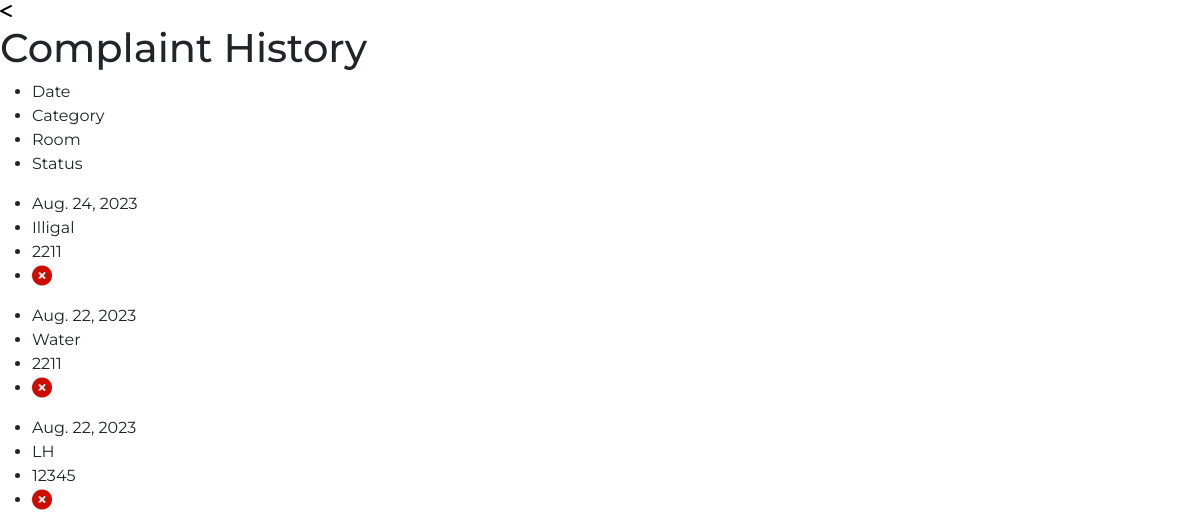
Page /history on the earlier database version.
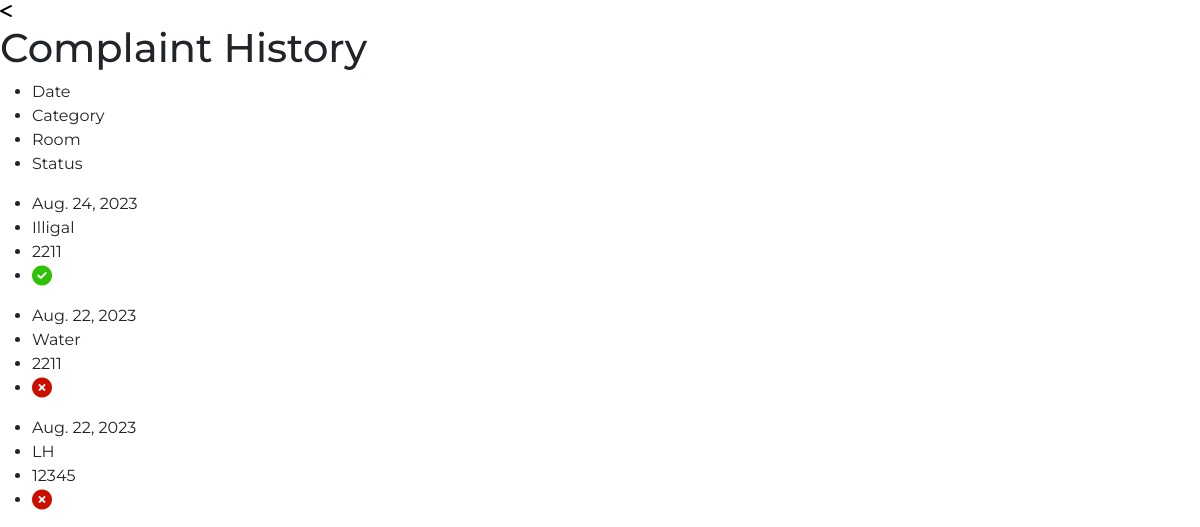
Same page on the later database version.
### myapp/models.py (models this page shows, shortened)
class Issues(models.Model):
    issue_id = models.UUIDField(
        primary_key=True, default=uuid.uuid4, editable=False)
    category = models.CharField(max_length=200)
    room_number = models.PositiveIntegerField(default=0000)
    description = models.TextField()
    created = models.DateTimeField(auto_now_add=True)
    solved = models.BooleanField(default=False)
    class Meta:
        ordering = ['-created']

### myapp/views/pages.py (the view)
# urls.py: path('history', pages.complaintHistory, name="history"),
def complaintHistory(request):
    issues = Issues.objects.all().values
    context = {"issues": issues}
    return render(request, "complaintHistory.html",context)

### myapp/templates/complaintHistory.html (shortened to what this page needs)
{% extends "main.html" %}
{% load static %}
{% block content %}
<body>
    <div class="back">
        <a href="{% url 'myapp:home' %}">
            <i class="fa-solid fa-less-than " style="color: #000;"></i>
        </a>
    </div>
    <div class="container4">
        <div class="info">
            <H1>Complaint History</H1>
        </div>
        <div class="history">
            <div class="listMenu">
                <ul>
                    <li>Date</li>
                    <li>Category</li>
                    <li>Room</li>
                    <li>Status</li>
                </ul>
            </div>
            {% for issue in issues %}
            <div class="listItems">
                <ul>
                    <li>{{issue.created.date}}</li>
                    <li>{{issue.category}}</li>
                    <li>{{issue.room_number}}</li>
                    <li>
                            {% if issue.solved == False%}
                            <i class="fa-solid fa-circle-xmark fa-lg" style="color: #cc0e00;"></i>
                            {% else %}
                            <i class="fa-solid fa-circle-check fa-lg" style="color: #2ec106;"></i>
                            {% endif%}
                    </li>
                </ul>
            </div>
            {% endfor %}
        </div>
    </div>
</body>
{% endblock %}

### templates/main.html (shortened to what this page needs)
<!DOCTYPE html>
{% load static %}
<html>
  <head>
    <link rel="stylesheet" href="{% static 'css/styles.css' %}" />
    <link href="https://cdn.jsdelivr.net/npm/bootstrap@5.3.1/dist/css/bootstrap.min.css" rel="stylesheet"
>
    {% block content %}{% endblock %}
</html>

### staticfiles/css/styles.css (style rules this page uses)
* { font-family: 'Montserrat', sans-serif; }
body { background-color: #ffffff; }

Differences in the rows shown:
changed Issues "Aug. 24, 2023": solved False → True (drawn)
